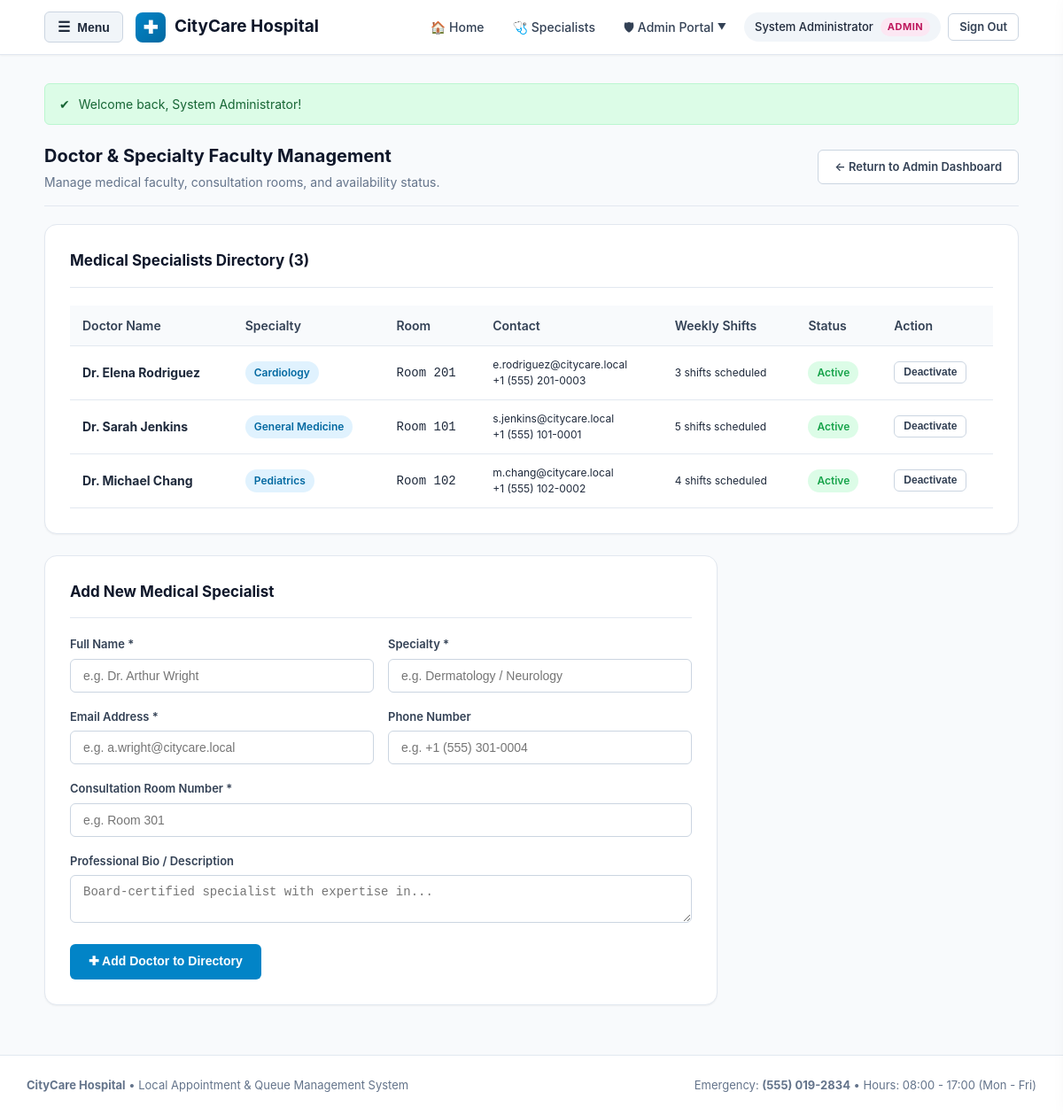
Page /admin/doctors.php (signed in) on the committed database.
### tables this page shows
CREATE TABLE `doctors` (
  `id` INT UNSIGNED NOT NULL AUTO_INCREMENT,
  `full_name` VARCHAR(100) NOT NULL,
  `specialty` VARCHAR(100) NOT NULL,
  `email` VARCHAR(150) NOT NULL,
  `phone` VARCHAR(25) NOT NULL,
  `room_number` VARCHAR(30) NOT NULL,
  `description` TEXT NULL,
  `active_status` TINYINT(1) NOT NULL DEFAULT 1,
  `created_at` DATETIME NOT NULL DEFAULT CURRENT_TIMESTAMP,
  `updated_at` DATETIME NOT NULL DEFAULT CURRENT_TIMESTAMP ON UPDATE CURRENT_TIMESTAMP,
  PRIMARY KEY (`id`),
  UNIQUE KEY `uk_doctors_email` (`email`),
  KEY `idx_doctors_specialty` (`specialty`),
  KEY `idx_doctors_active` (`active_status`)
);

### includes/booking.php (called while the page is built, shortened)
<?php
function getDoctors(bool $activeOnly = true, ?string $specialty = null): array
{
    $pdo = getDBConnection();
    $sql = "SELECT id, full_name, specialty, email, phone, room_number, description, active_status FROM doctors WHERE 1=1";
    $params = [];
    $sql .= " ORDER BY specialty ASC, full_name ASC";
    $stmt = $pdo->prepare($sql);
    $stmt->execute($params);
    return $stmt->fetchAll();
}
function getDoctorWeeklySchedules(int $doctorId): array
{
    $pdo = getDBConnection();
    $stmt = $pdo->prepare("
        SELECT id, day_of_week, start_time, end_time, slot_duration_minutes, active_status
        FROM doctor_schedules
        WHERE doctor_id = :doc_id AND active_status = 1
        ORDER BY FIELD(day_of_week, 'Monday', 'Tuesday', 'Wednesday', 'Thursday', 'Friday', 'Saturday', 'Sunday'), start_time ASC
    ");
    $stmt->execute([':doc_id' => $doctorId]);
    return $stmt->fetchAll();
}

### admin/doctors.php (the view, shortened to what this page needs)
<?php
require_once __DIR__ . '/../includes/booking.php';
$allDoctors = getDoctors(false);
require_once __DIR__ . '/../includes/header.php';
?>
<div class="card-header">
    <div>
        <h1 class="card-title">Doctor &amp; Specialty Faculty Management</h1>
        <p style="margin: 4px 0 0 0; color: var(--gray-500); font-size: 14px;">
            Manage medical faculty, consultation rooms, and availability status.
        </p>
    </div>
    <a href="dashboard.php" class="btn btn-secondary" style="font-size: 13px;">
        &larr; Return to Admin Dashboard
    </a>
</div>
<div class="card">
    <div class="card-header">
        <h2 class="card-title" style="font-size: 17px;">Medical Specialists Directory (<?php echo count($allDoctors); ?>)</h2>
    </div>
    <div class="table-responsive">
        <table class="table">
            <thead>
                <tr>
                    <th>Doctor Name</th>
                    <th>Specialty</th>
                    <th>Room</th>
                    <th>Contact</th>
                    <th>Weekly Shifts</th>
                    <th>Status</th>
                    <th>Action</th>
                </tr>
            </thead>
            <tbody>
                <?php foreach ($allDoctors as $doc): ?>
                    <?php $shifts = getDoctorWeeklySchedules((int)$doc['id']); ?>
                    <tr>
                        <td>
                            <strong><?php echo htmlspecialchars($doc['full_name'], ENT_QUOTES, 'UTF-8'); ?></strong>
                        </td>
                        <td>
                            <span class="badge" style="background: var(--primary-light); color: var(--primary-dark);">
                                <?php echo htmlspecialchars($doc['specialty'], ENT_QUOTES, 'UTF-8'); ?>
                            </span>
                        </td>
                        <td>
                            <code><?php echo htmlspecialchars($doc['room_number'], ENT_QUOTES, 'UTF-8'); ?></code>
                        </td>
                        <td style="font-size: 12px; color: var(--gray-600);">
                            <?php echo htmlspecialchars($doc['email'], ENT_QUOTES, 'UTF-8'); ?><br>
                            <?php echo htmlspecialchars($doc['phone'], ENT_QUOTES, 'UTF-8'); ?>
                        </td>
                        <td style="font-size: 12px;">
                            <?php echo count($shifts); ?> shifts scheduled
                        </td>
                        <td>
                            <?php if ((int)$doc['active_status'] === 1): ?>
                                <span class="badge" style="background: var(--success-light); color: var(--success);">Active</span>
                            <?php else: ?>
                                <span class="badge" style="background: var(--danger-light); color: var(--danger);">Inactive</span>
                            <?php endif; ?>
                        </td>
                        <td>
                            <form method="POST" action="doctors.php" style="display: inline;">
                                <button type="submit" class="btn btn-secondary" style="padding: 4px 10px; font-size: 12px;">
                                    <?php echo (int)$doc['active_status'] === 1 ? 'Deactivate' : 'Activate'; ?>
                                </button>
                            </form>
                        </td>
                    </tr>
                <?php endforeach; ?>
            </tbody>
        </table>
    </div>
</div>
<div class="card" style="max-width: 760px;">
    <div class="card-header">
        <h2 class="card-title" style="font-size: 17px;">Add New Medical Specialist</h2>
    </div>
    <form method="POST" action="doctors.php">
        <div style="display: grid; grid-template-columns: repeat(auto-fit, minmax(260px, 1fr)); gap: 16px;">
            <div class="form-group">
                <label class="form-label">Full Name *</label>
                <input type="text" name="full_name" class="form-control" placeholder="e.g. Dr. Arthur Wright" required>
            </div>
            <div class="form-group">
                <label class="form-label">Specialty *</label>
                <input type="text" name="specialty" class="form-control" placeholder="e.g. Dermatology / Neurology" required>
            </div>
        </div>
        <div style="display: grid; grid-template-columns: repeat(auto-fit, minmax(260px, 1fr)); gap: 16px;">
            <div class="form-group">
                <label class="form-label">Email Address *</label>
                <input type="email" name="email" class="form-control" placeholder="e.g. a.wright@citycare.local" required>
            </div>
            <div class="form-group">
                <label class="form-label">Phone Number</label>
                <input type="text" name="phone" class="form-control" placeholder="e.g. +1 (555) 301-0004">
            </div>
        </div>
        <div class="form-group">
            <label class="form-label">Consultation Room Number *</label>
            <input type="text" name="room_number" class="form-control" placeholder="e.g. Room 301" required>
        </div>
        <div class="form-group">
            <label class="form-label">Professional Bio / Description</label>
            <textarea name="description" rows="2" class="form-control" placeholder="Board-certified specialist with expertise in..."></textarea>
        </div>
        <button type="submit" class="btn btn-primary" style="padding: 10px 20px;">
            &#10010; Add Doctor to Directory
        </button>
    </form>
</div>
<?php require_once __DIR__ . '/../includes/footer.php'; ?>

### assets/css/style.css (style rules this page uses)
:root { --primary: #0284c7; --primary-dark: #0369a1; --primary-light: #e0f2fe; --primary-gradient: linear-gradient(135deg, #0284c7 0%, #0369a1 100%); --success: #16a34a; --success-light: #dcfce7; --warning: #d97706; --warning-light: #fef3c7; --danger: #dc2626; --danger-light: #fee2e2; --gray-50: #f8fafc; --gray-100: #f1f5f9; --gray-200: #e2e8f0; --gray-300: #cbd5e1; --gray-500: #64748b; --gray-700: #334155; --gray-800: #1e293b; --gray-900: #0f172a; --radius-sm: 6px; --radius-md: 10px; --radius-lg: 14px; --radius-full: 9999px; --shadow-sm: 0 1px 2px rgba(0, 0, 0, 0.05); --shadow-md: 0 4px 6px -1px rgba(0, 0, 0, 0.08), 0 2px 4px -1px rgba(0, 0, 0, 0.04); --shadow-lg: 0 10px 15px -3px rgba(0, 0, 0, 0.08), 0 4px 6px -2px rgba(0, 0, 0, 0.04); }
* { box-sizing: border-box; }
body { margin: 0; padding: 0; font-family: -apple-system, BlinkMacSystemFont, "Segoe UI", Roboto, "Helvetica Neue", Arial, sans-serif; background-color: var(--gray-50); color: var(--gray-800); line-height: 1.5; min-height: 100vh; display: flex; flex-direction: column; }
.card { background: #ffffff; border: 1px solid var(--gray-200); border-radius: var(--radius-lg); padding: 28px; box-shadow: var(--shadow-sm); margin-bottom: 24px; }
.card-header { border-bottom: 1px solid var(--gray-200); padding-bottom: 16px; margin-bottom: 20px; display: flex; align-items: center; justify-content: space-between; flex-wrap: wrap; gap: 10px; }
.card-title { margin: 0; font-size: 20px; font-weight: 700; color: var(--gray-900); }
.form-group { margin-bottom: 18px; }
.form-label { display: block; font-size: 13px; font-weight: 600; color: var(--gray-700); margin-bottom: 6px; }
.form-control { width: 100%; padding: 10px 14px; font-size: 14px; border: 1px solid var(--gray-300); border-radius: var(--radius-sm); background-color: #ffffff; color: var(--gray-900); transition: border-color 0.15s ease, box-shadow 0.15s ease; }
.btn { display: inline-flex; align-items: center; justify-content: center; gap: 8px; padding: 10px 18px; font-size: 14px; font-weight: 600; border-radius: var(--radius-sm); border: 1px solid transparent; cursor: pointer; text-decoration: none; transition: all 0.15s ease; line-height: 1.25; }
.btn-primary { background-color: var(--primary); color: #ffffff; }
.btn-secondary { background-color: #ffffff; color: var(--gray-700); border-color: var(--gray-300); }
.badge { display: inline-block; padding: 4px 10px; font-size: 12px; font-weight: 600; border-radius: var(--radius-full); }
.table-responsive { overflow-x: auto; }
.table { width: 100%; border-collapse: collapse; font-size: 14px; }
.table th, .table td { padding: 12px 14px; text-align: left; border-bottom: 1px solid var(--gray-200); }
.table th { background-color: var(--gray-50); font-weight: 600; color: var(--gray-700); }

### rows in the picture
doctors: full_name "Dr. Elena Rodriguez", specialty "Cardiology", room_number "Room 201", email "e.rodriguez@citycare.local", phone "+1 (555) 201-0003", count($shifts) "3", active_status "Active"
doctors: full_name "Dr. Sarah Jenkins", specialty "General Medicine", room_number "Room 101", email "s.jenkins@citycare.local", phone "+1 (555) 101-0001", count($shifts) "5", active_status "Active"
doctors: full_name "Dr. Michael Chang", specialty "Pediatrics", room_number "Room 102", email "m.chang@citycare.local", phone "+1 (555) 102-0002", count($shifts) "4", active_status "Active"

### other values in the picture
$user['full_name'] "System Administrator"
$user['role'] "ADMIN"
$flash['message'] "Welcome back, System Administrator!"
count($allDoctors) "3"
